Frame 1 (no input): blank canvas, image omitted
Frame 60 (no input): blank canvas, image omitted
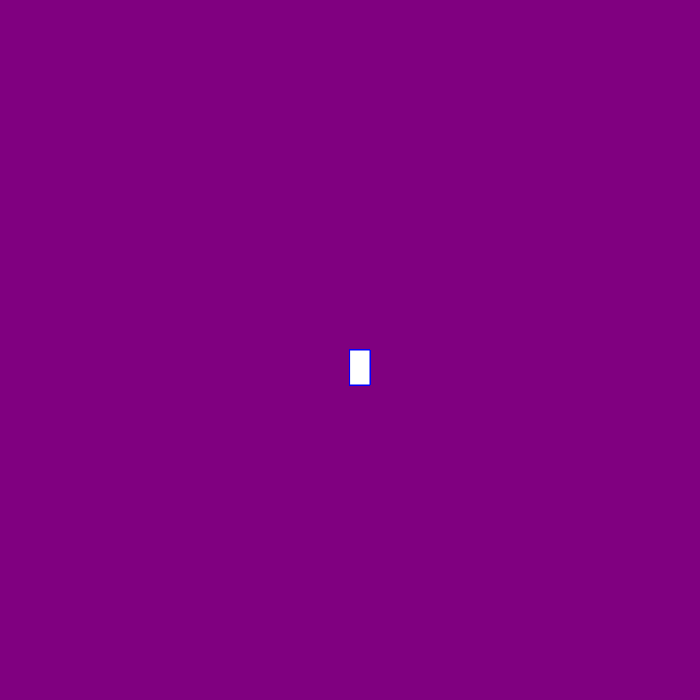
Frame 120 (the mouse pressed at the canvas centre since frame 60)

The p5.js sketch whose frames 1 and 60 were blank and that drew this single picture after the mouse press (run headless with seeded random() and noise() and a simulated clock; from frame 60 on, the mouse is pressed at the canvas centre):

// p5.js sketch
// ── sketch.js
function setup() {
    createCanvas(700, 700);
    background('purple');
  }
  
  function draw() {
    
    stroke("blue");
    fill("greem");
    
    // console.log(mouseIsPressed);
    
    if(mouseIsPressed){
    rect(mouseX, mouseY, 20, 35);
    } 
    
  }
